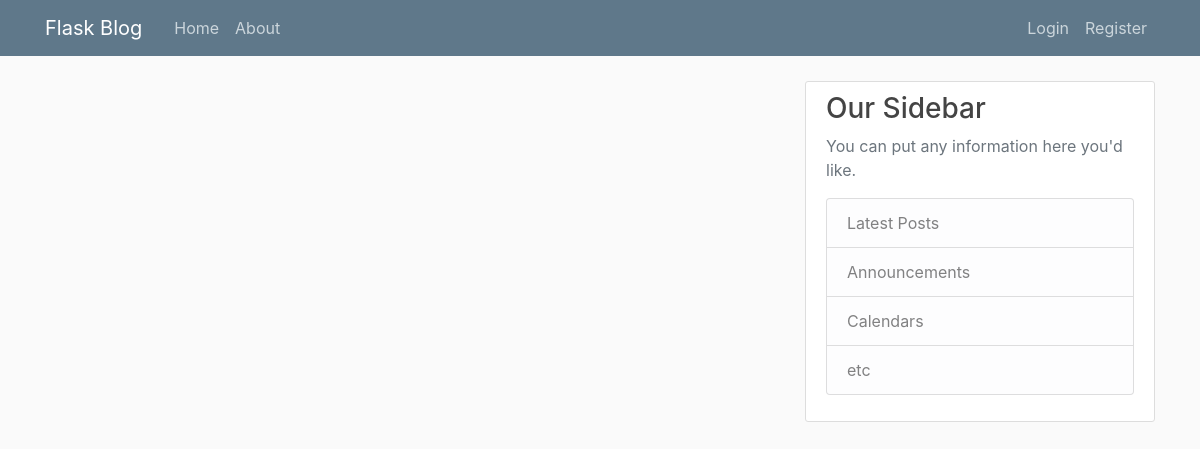
Before: / with the older database file.
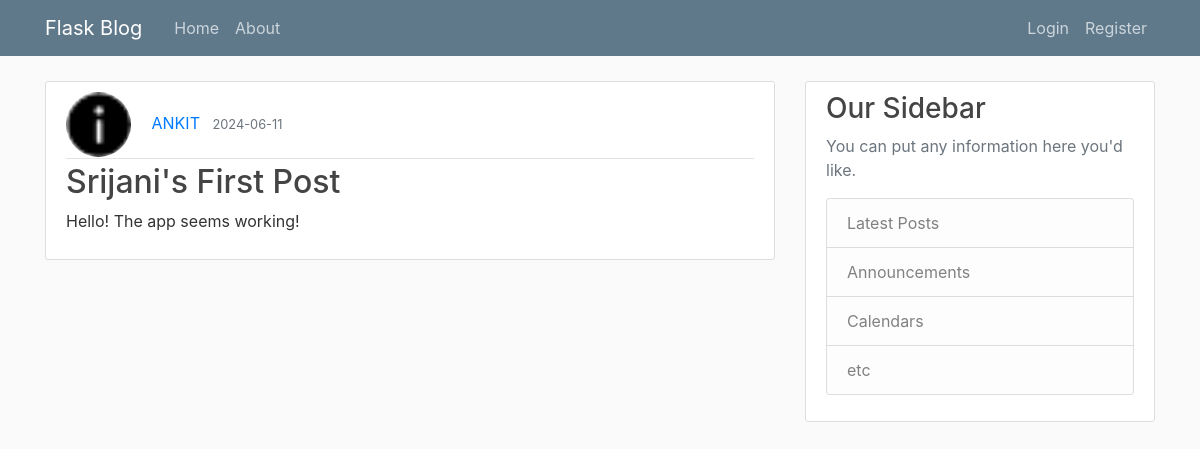
After: the same page with the newer database file.
### flaskblog/models.py (models this page shows, shortened)
class Post(db.Model):
    id = db.Column(db.Integer, primary_key=True)
    title = db.Column(db.String(100), nullable=False)
    date_posted = db.Column(db.DateTime, nullable=False, default=datetime.utcnow)
    content = db.Column(db.Text, nullable=False)
    user_id = db.Column(db.Integer, db.ForeignKey('user.id'), nullable=False)

class User(db.Model,UserMixin):
    id = db.Column(db.Integer, primary_key=True)
    username = db.Column(db.String(20), unique=True, nullable=False)
    email = db.Column(db.String(120), unique=True, nullable=False)
    image_file = db.Column(db.String(20), nullable=False, default='default.jpg')
    password = db.Column(db.String(60), nullable=False)
    posts = db.relationship('Post', backref='author', lazy=True)

### flaskblog/routes.py (the view)
@app.route("/")
def hello():
    posts=Post.query.all()
    return render_template('home.html',posts=posts)

### flaskblog/templates/home.html
{% extends "layout.html" %}
{% block content %}
    {% for post in posts %}
        <article class="media content-section">
          <div class="media-body">
            <div class="article-metadata">
              <img class="rounded-circle article-img" src="{{ url_for('static', filename='profile_pics/' + post.author.image_file) }}">
              <a class="mr-2" href="#">{{ post.author.username }}</a>
              <small class="text-muted">{{ post.date_posted.strftime('%Y-%m-%d')}}</small>
            </div>
            <h2><a class="article-title" href="#">{{ post.title }}</a></h2>
            <p class="article-content">{{ post.content }}</p>
          </div>
        </article>
    {% endfor %}
{% endblock content %}

### flaskblog/templates/layout.html (shortened to what this page needs)
<!DOCTYPE html>
<html>
<head>
    <link rel="stylesheet" href="https://maxcdn.bootstrapcdn.com/bootstrap/4.0.0/css/bootstrap.min.css">
    <link rel="stylesheet" type="text/css" href="{{ url_for('static', filename='main.css') }}">
</head>
<body>
    <header class="site-header">
      <nav class="navbar navbar-expand-md navbar-dark bg-steel fixed-top">
        <div class="container">
          <a class="navbar-brand mr-4" href="/">Flask Blog</a>
          <div class="collapse navbar-collapse" id="navbarToggle">
            <div class="navbar-nav mr-auto">
              <a class="nav-item nav-link" href="/">Home</a>
              <a class="nav-item nav-link" href="/about">About</a>
            </div>
            <div class="navbar-nav">
              {% if current_user.is_authenticated %}
                <a class="nav-item nav-link" href="/logout">Logout</a>
                <a class="nav-item nav-link" href="/account">Account</a>
                <a class="nav-item nav-link" href="/post/new">New Post</a>
              {% else %}
                <a class="nav-item nav-link" href="/login">Login</a>
                <a class="nav-item nav-link" href="/register">Register</a>
              {% endif %}
            </div>
          </div>
        </div>
      </nav>
    </header>
    <main role="main" class="container">
      <div class="row">
        <div class="col-md-8">
        </div>
        <div class="col-md-8">
          {% block content %}{% endblock %}
        </div>
        <div class="col-md-4">
          <div class="content-section">
            <h3>Our Sidebar</h3>
            <p class='text-muted'>You can put any information here you'd like.
              <ul class="list-group">
                <li class="list-group-item list-group-item-light">Latest Posts</li>
                <li class="list-group-item list-group-item-light">Announcements</li>
                <li class="list-group-item list-group-item-light">Calendars</li>
                <li class="list-group-item list-group-item-light">etc</li>
              </ul>
            </p>
          </div>
        </div>
      </div>
    </main>
</body>
</html>

### flaskblog/static/main.css (style rules this page uses)
body { background: #fafafa; color: #333333; margin-top: 5rem; }
h1, h2, h3, h4, h5, h6 { color: #444444; }
.bg-steel { background-color: #5f788a; }
.site-header .navbar-nav .nav-link { color: #cbd5db; }
.content-section { background: #ffffff; padding: 10px 20px; border: 1px solid #dddddd; border-radius: 3px; margin-bottom: 20px; }
.article-title { color: #444444; }
.article-content { white-space: pre-line; }
.article-img { height: 65px; width: 65px; margin-right: 16px; }
.article-metadata { padding-bottom: 1px; margin-bottom: 4px; border-bottom: 1px solid #e3e3e3 }

Changed rows visible on the page:
added Post: image_file (picture), author.username "ANKIT", date_posted "2024-06-11", title "Srijani's First Post", content "Hello! The app seems working!"
